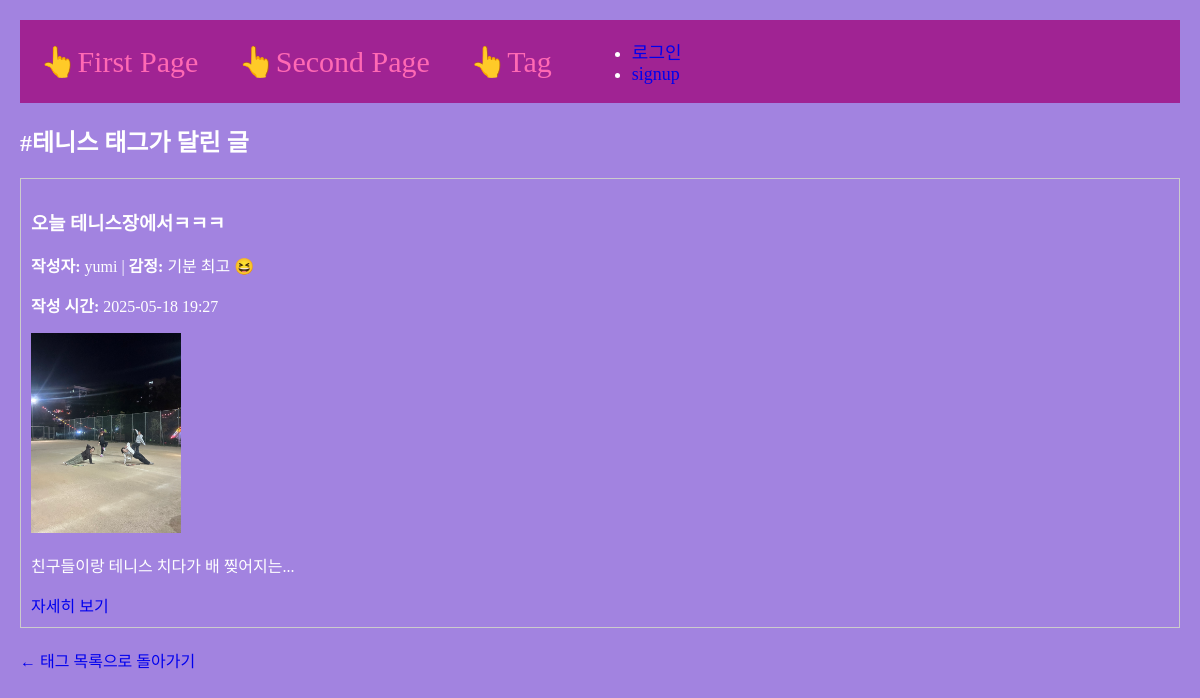
The page /tag-posts/12 on the database its author committed.
### main/models.py (models this page shows, shortened)
class Tag(models.Model):
    name = models.CharField(max_length=30, null=False, blank=False)

class Post(models.Model):
    author = models.ForeignKey(User, null=False, blank=False, on_delete=models.CASCADE)
    headline = models.CharField(max_length=100)
    mood = models.CharField(max_length=20, blank=True)
    photo = models.ImageField(upload_to="post/", blank=True, null=True)
    reflection = models.TextField()
    created_at = models.DateTimeField(auto_now_add=True)
    is_shared = models.BooleanField(default=True)
    tags = models.ManyToManyField('Tag', blank=True, related_name='posts')
    like=models.ManyToManyField(User, related_name='likes', blank=True)
    like_count=models.PositiveIntegerField(default=0)
    def summary(self):
        return self.reflection[:20]

### main/views.py (the view)
# urls.py: path('tag-posts/<int:tag_id>', tag_posts, name="tag-posts"),
def tag_posts(request, tag_id): #특정 태그를 가진 게시글의 목록을 볼 수 있는 페이지
    tag=get_object_or_404(Tag, id=tag_id)
    posts=tag.posts.all()
    return render(request, 'main/tag-post.html', {
        'tag':tag,
        'posts':posts
    })

### main/templates/main/tag-post.html
{% extends 'base.html' %}
{% block content %}
<h2>#{{ tag.name }} 태그가 달린 글</h2>
{% for post in posts %}
    <div style="border: 1px solid #ccc; padding: 10px; margin-bottom: 20px;">
        <h3>{{ post.headline }}</h3>
        <p><strong>작성자:</strong> {{ post.author.username }} | <strong>감정:</strong> {{ post.mood }}</p>
        <p><strong>작성 시간:</strong> {{ post.created_at|date:"Y-m-d H:i" }}</p>
        {% if post.photo %}
            <p><img src="{{ post.photo.url }}" alt="이미지" width="150px"></p>
        {% endif %}
        <p>{{ post.summary }}...</p>
        <a href="{% url 'main:detail' post.id %}">자세히 보기</a>
    </div>
{% empty %}
    <p>이 태그가 달린 게시글이 없습니다.</p>
{% endfor %}
<a href="{% url 'main:tag-list' %}">← 태그 목록으로 돌아가기</a>
{% endblock %}

### project/templates/base.html (style rules this page uses)
a { text-decoration: none; }
.body-container { background-color: #a283e0; color: #fff; margin: 20px; }

### rows shown on the page
Tag: name "테니스"
Post: headline "오늘 테니스장에서ㅋㅋㅋ", author.username "yumi", mood "기분 최고 😆", created_at "2025-05-18 19:27", photo (picture), summary "친구들이랑 테니스 치다가 배 찢어지는"
